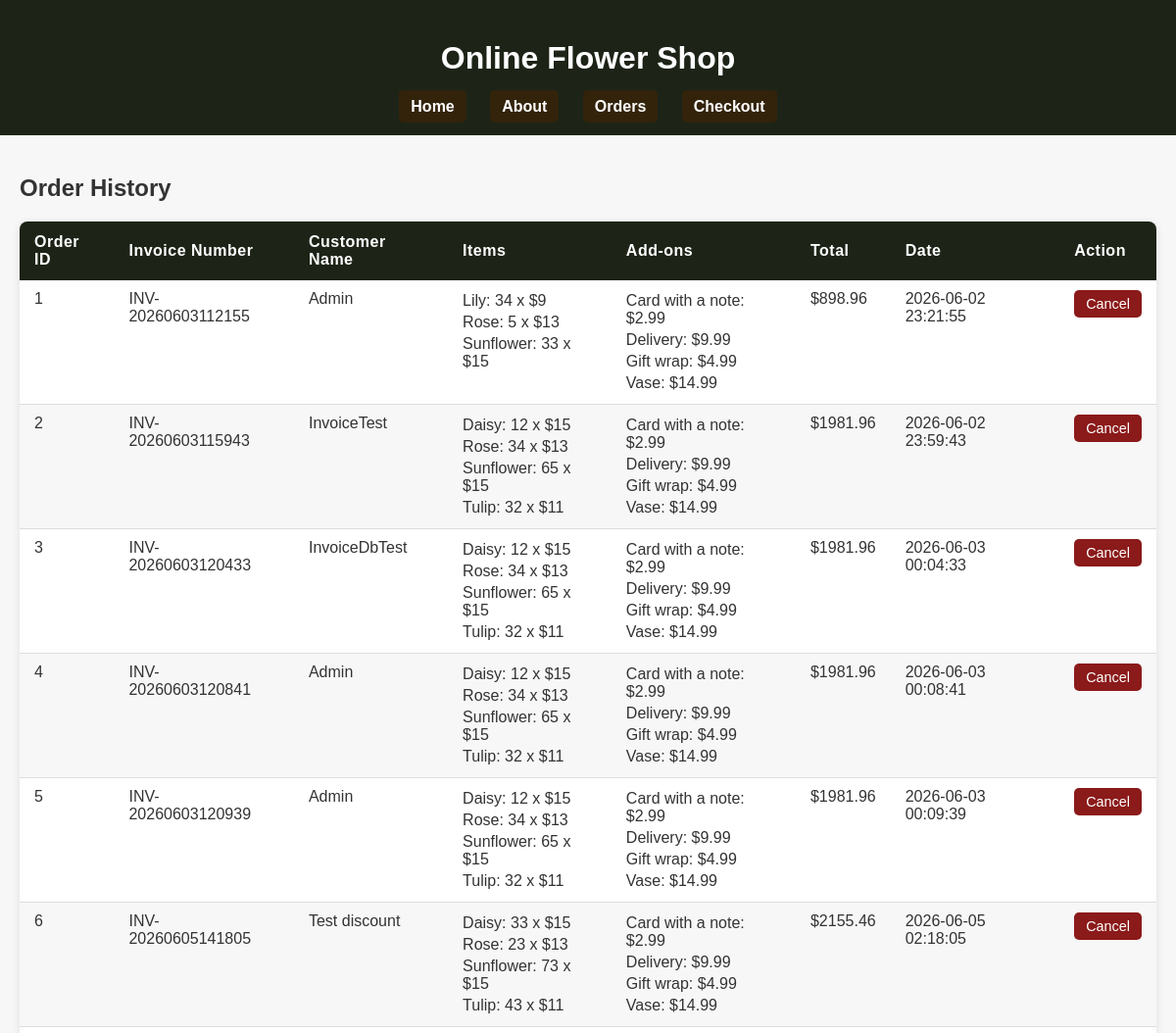
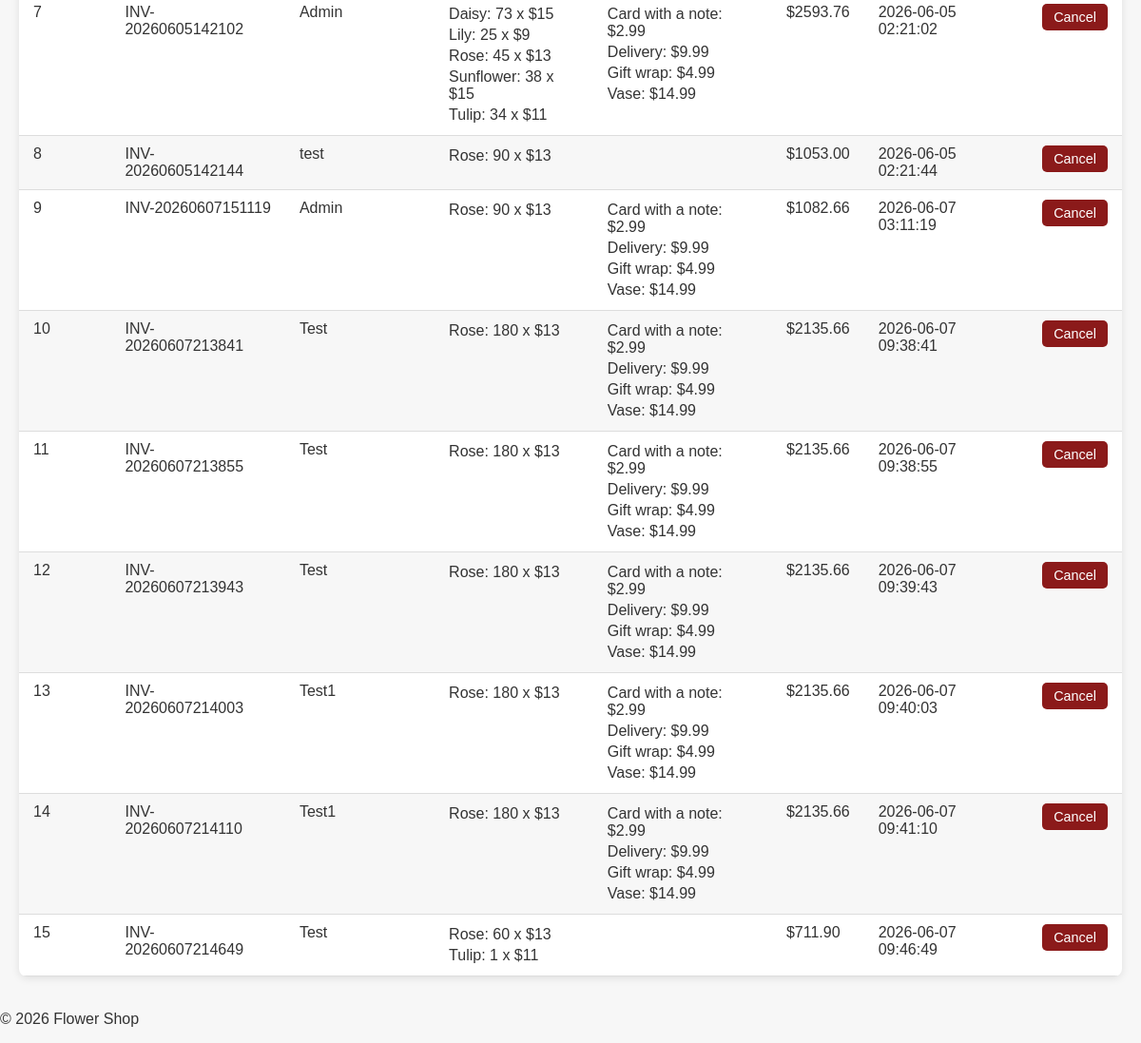
The page /orders on the database as committed earlier (2 pictures, top to bottom).
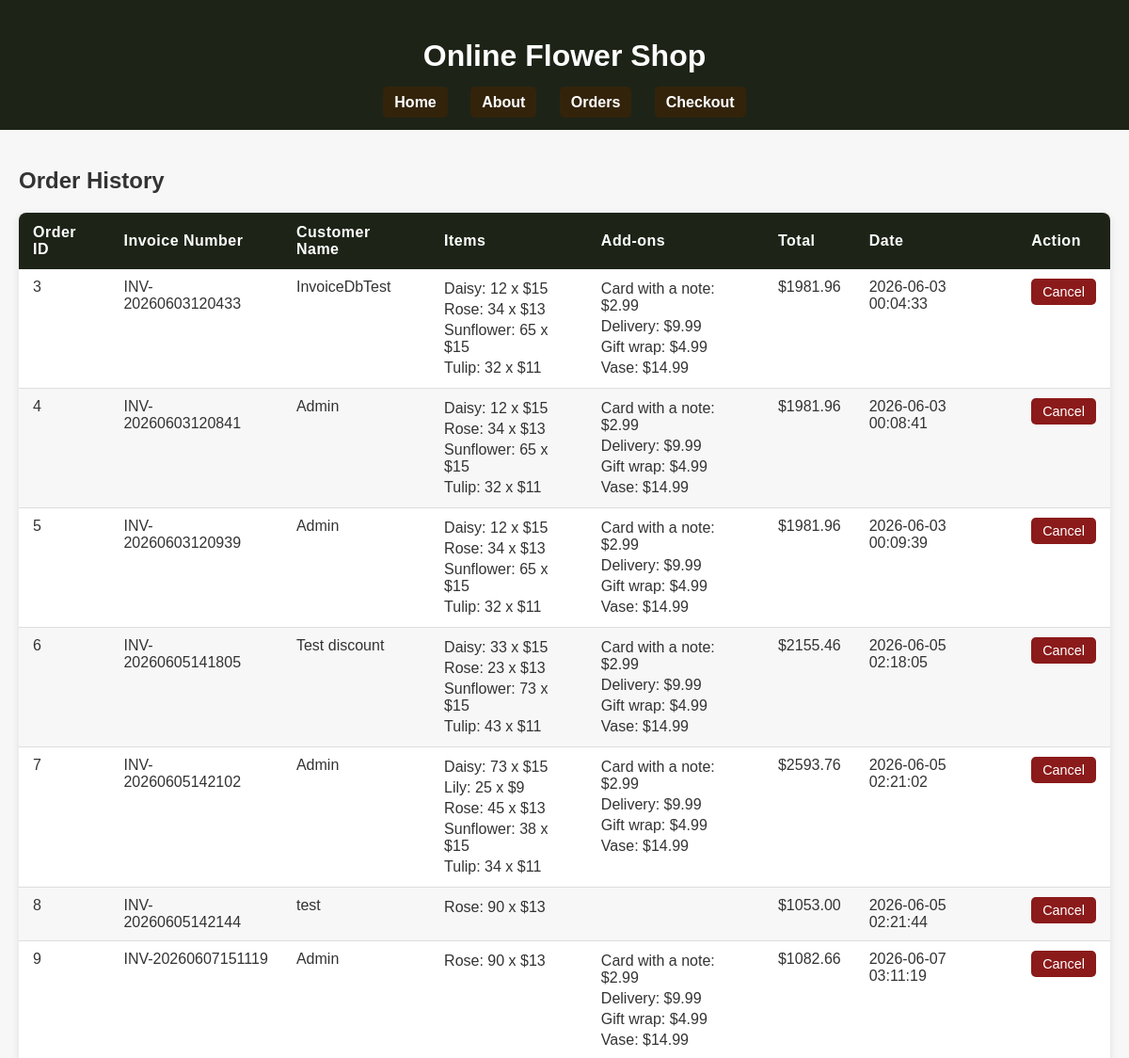
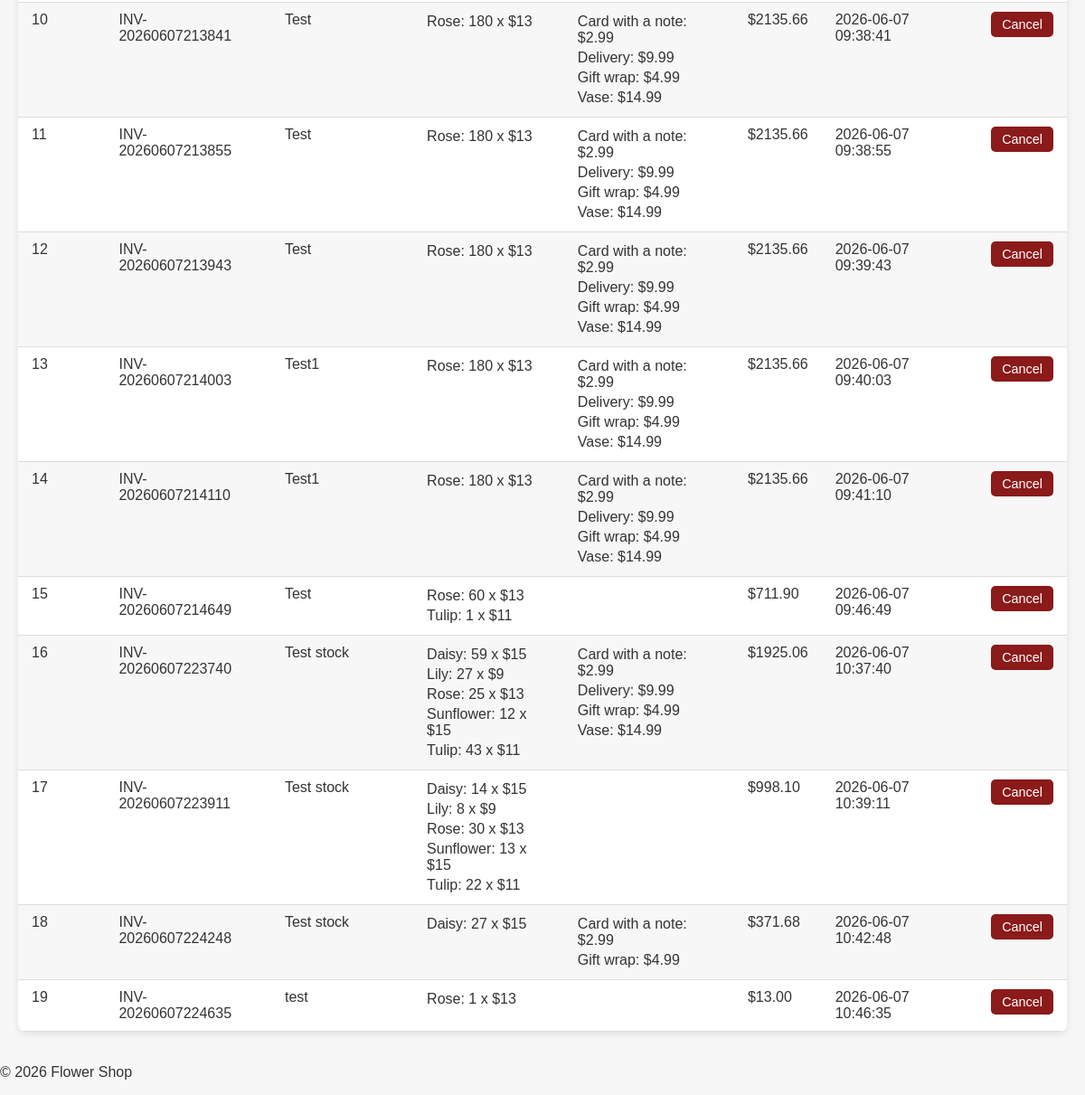
The same page on the database as committed later (2 pictures, top to bottom).
### tables this page shows
CREATE TABLE orders (
                order_id INTEGER PRIMARY KEY AUTOINCREMENT,
                invoice_number TEXT,
                customer_name TEXT,
                items TEXT,
                addons TEXT,
                total REAL,
                date TIMESTAMP DEFAULT CURRENT_TIMESTAMP
            );

### app.py (the view)
@app.route('/orders')
def order_history():
    with sqlite3.connect('flower_shop.db') as conn:
        cursor = conn.cursor()
        cursor.execute('SELECT * FROM orders')
        rows = cursor.fetchall()
    orders = []
    for row in rows:
        orders.append({
            'order_id': row[0],
            'invoice_number': row[1],
            'customer_name': row[2],
            'items': json.loads(row[3]),
            'addons': json.loads(row[4]),
            'total': row[5],
            'date': row[6]
        })
    return render_template('order_history.html', orders=orders)

### templates/order_history.html (shortened to what this page needs)
{% extends "base.html" %}
{% block content %}
<h2>Order History</h2>
<table>
    <thead>
        <tr>
            <th>Order ID</th>
            <th>Invoice Number</th>
            <th>Customer Name</th>
            <th>Items</th>
            <th>Add-ons</th>
            <th>Total</th>
            <th>Date</th>
            <th>Action</th>
        </tr>
    </thead>
    <tbody>
        {% for order in orders %}
        <tr>
            <td>{{ order['order_id'] }}</td>
            <td>{{ order['invoice_number'] }}</td>
            <td>{{ order['customer_name'] }}</td>
            <td>
                <ul>
                {% for item, details in order['items'].items() %}
                    <li>{{ item }}: {{ details['quantity'] }} x ${{ details['price'] }}</li>
                {% endfor %}
                </ul>
            </td>
            <td>
                <ul>
                {% for addon, price in order['addons'].items() %}
                    <li>{{ addon }}: ${{ '%.2f' % price }}</li>
                {% endfor %}
                </ul>
            </td>
            <td>${{ '%.2f' % order['total'] }}</td>
            <td>{{ order['date'] }}</td>
            <td>
            <form action="{{ url_for('cancel_saved_order', order_id=order['order_id']) }}" method="post">
                    <button type="submit" onclick="return confirm('Cancel this order?')">Cancel</button>
                </form>
            </td>
        </tr>
        {% endfor %}
    </tbody>
</table>
{% endblock %}

### templates/base.html (shortened to what this page needs)
<!DOCTYPE html>
<html lang="en">
<head>
    <link rel="stylesheet" href="{{ url_for('static', filename='css/style.css') }}">
</head>
<body>
<header>
    <h1>Online Flower Shop</h1>
    <nav>
        <a href="{{ url_for('home') }}">Home</a>
        <a href="{{ url_for('about') }}">About</a>
        <a href="{{ url_for('order_history') }}">Orders</a>
        <a href="{{ url_for('checkout') }}">Checkout</a>
    </nav>
</header>
<main>
    {% block content %}{% endblock %}
</main>
<footer>
    <p>&copy; 2026 Flower Shop</p>
</footer>
</body>
</html>

### static/css/style.css (style rules this page uses)
body { font-family: Arial, sans-serif; margin: 0; padding: 0; background-color: #f7f7f7; color: #333; }
header { background-color: #1d2417; color: white; padding: 20px; text-align: center; }
nav { margin-top: 10px; }
nav a { color: white; text-decoration: none; margin: 0 10px; font-weight: bold; }
main { padding: 20px; }
button { background-color: #33230b; color: white; border: none; padding: 8px 12px; cursor: pointer; border-radius: 5px; }
ul { list-style-type: none; padding: 0; }
li { background: white; margin: 8px 0; padding: 10px; border-radius: 5px; }
a { text-decoration: none; background-color: #33230b; color: white; border: none; padding: 8px 12px; cursor: pointer; border-radius: 5px; }
table { width: 100%; border-collapse: collapse; margin-top: 20px; background-color: white; border-radius: 8px; overflow: hidden; box-shadow: 0 2px 8px rgba(0, 0, 0, 0.1); }
th { background-color: #1d2417; color: white; padding: 12px 15px; text-align: left; font-weight: bold; letter-spacing: 0.5px; }
td { padding: 10px 15px; border-bottom: 1px solid #ddd; vertical-align: top; }
tr:nth-child(even) { background-color: #f7f7f7; }
table ul { list-style-type: none; padding: 0; margin: 0; }
table li { background: none; padding: 2px 0; margin: 0; border-radius: 0; }
table button { background-color: #8b1a1a; color: white; border: none; padding: 6px 12px; cursor: pointer; border-radius: 5px; font-size: 0.9em; }

Rows that differ between the two databases and show on the page:
removed orders: order_id "1", invoice_number "INV-20260603112155", customer_name "Admin", items "Lily" "Rose" "Sunflower", quantity "34" "5" "33", price "9" "13" "15", items "Card with a note" "Delivery" "Gift wrap" "Vase", price "2.99" "9.99" "4.99" "14.99", total "898.96", date "2026-06-02 23:21:55"
removed orders: order_id "2", invoice_number "INV-20260603115943", customer_name "InvoiceTest", items "Daisy" "Rose" "Sunflower" "Tulip", quantity "12" "34" "65" "32", price "15" "13" "15" "11", items "Card with a note" "Delivery" "Gift wrap" "Vase", price "2.99" "9.99" "4.99" "14.99", total "1981.96", date "2026-06-02 23:59:43"
added orders: order_id "16", invoice_number "INV-20260607223740", customer_name "Test stock", items "Daisy" "Lily" "Rose" "Sunflower" "Tulip", quantity "59" "27" "25" "12" "43", price "15" "9" "13" "15" "11", items "Card with a note" "Delivery" "Gift wrap" "Vase", price "2.99" "9.99" "4.99" "14.99", total "1925.06", date "2026-06-07 10:37:40"
added orders: order_id "17", invoice_number "INV-20260607223911", customer_name "Test stock", items "Daisy" "Lily" "Rose" "Sunflower" "Tulip", quantity "14" "8" "30" "13" "22", price "15" "9" "13" "15" "11", total "998.10", date "2026-06-07 10:39:11"
added orders: order_id "18", invoice_number "INV-20260607224248", customer_name "Test stock", items "Daisy", quantity "27", price "15", items "Card with a note" "Gift wrap", price "2.99" "4.99", total "371.68", date "2026-06-07 10:42:48"
added orders: order_id "19", invoice_number "INV-20260607224635", customer_name "test", items "Rose", quantity "1", price "13", total "13.00", date "2026-06-07 10:46:35"
